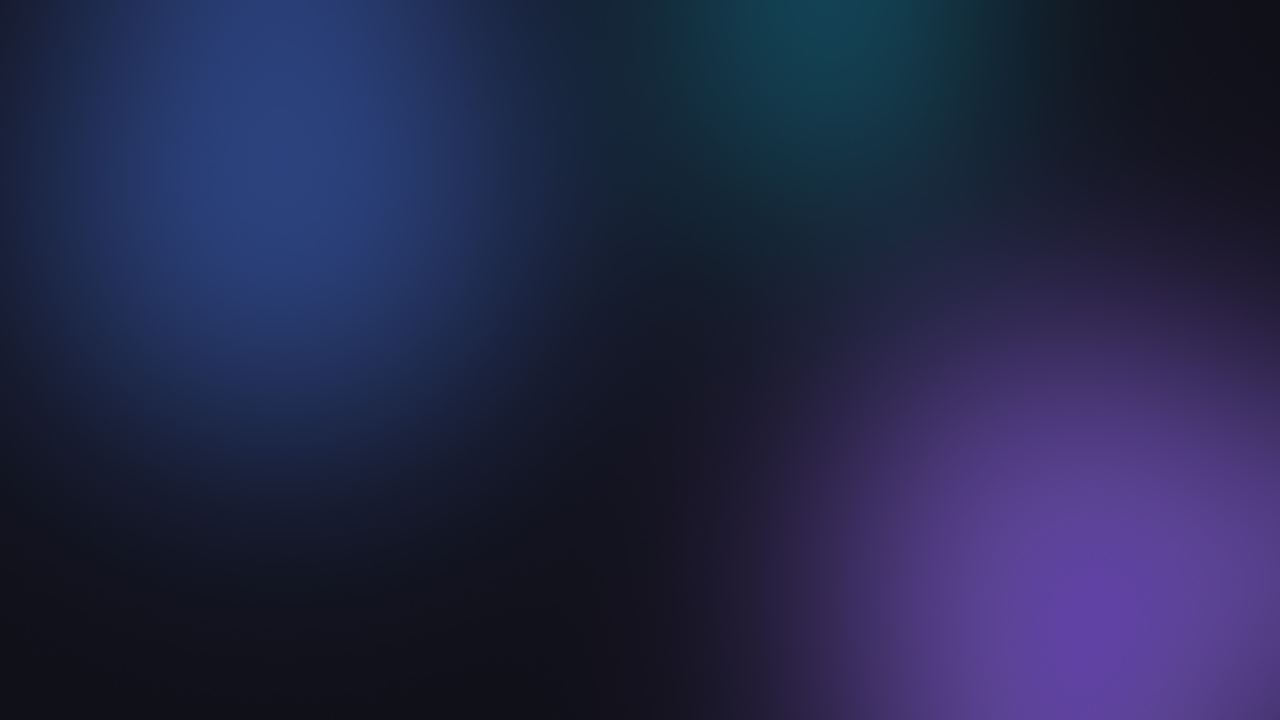
#> input picture assets/wallpapers/tams-default.jpg, 3840 x 2160 px (shown at 1/3 size)
$ python generate_colors_material.py --path ../../../assets/wallpapers/tams-default.jpg
#> lines starting #> are read from the running program, lines starting #| are printed output that depends on the picture
#!/usr/bin/env -S\_/bin/sh\_-c\_"source\_\$(eval\_echo\_\$TAMS_DOTS_VENV)/bin/activate&&exec\_python\_-E\_"\$0"\_"\$@""
import argparse
import math
import json
from PIL import Image
from materialyoucolor.quantize import QuantizeCelebi
from materialyoucolor.score.score import Score
from materialyoucolor.hct import Hct
from materialyoucolor.dynamiccolor.material_dynamic_colors import MaterialDynamicColors
from materialyoucolor.utils.color_utils import (rgba_from_argb, argb_from_rgb, argb_from_rgba)
from materialyoucolor.utils.math_utils import (sanitize_degrees_double, difference_degrees, rotation_direction)

parser = argparse.ArgumentParser(description='Color generation script')
parser.add_argument('--path', type=str, default=None, help='generate colorscheme from image')
parser.add_argument('--size', type=int , default=128 , help='bitmap image size')
parser.add_argument('--color', type=str, default=None, help='generate colorscheme from color')
parser.add_argument('--mode', type=str, choices=['dark', 'light'], default='dark', help='dark or light mode')
parser.add_argument('--scheme', type=str, default='vibrant', help='material scheme to use')
parser.add_argument('--smart', action='store_true', default=False, help='decide scheme type based on image color')
parser.add_argument('--transparency', type=str, choices=['opaque', 'transparent'], default='opaque', help='enable transparency')
parser.add_argument('--termscheme', type=str, default=None, help='JSON file containg the terminal scheme for generating term colors')
parser.add_argument('--harmony', type=float , default=0.8, help='(0-1) Color hue shift towards accent')
parser.add_argument('--harmonize_threshold', type=float , default=100, help='(0-180) Max threshold angle to limit color hue shift')
parser.add_argument('--term_fg_boost', type=float , default=0.35, help='Make terminal foreground more different from the background')
parser.add_argument('--blend_bg_fg', action='store_true', default=False, help='Shift terminal background or foreground towards accent')
parser.add_argument('--cache', type=str, default=None, help='file path to store the generated color')
parser.add_argument('--debug', action='store_true', default=False, help='debug mode')
args = parser.parse_args()

rgba_to_hex = lambda rgba: "#{:02X}{:02X}{:02X}".format(rgba[0], rgba[1], rgba[2])
argb_to_hex = lambda argb: "#{:02X}{:02X}{:02X}".format(*map(round, rgba_from_argb(argb)))
hex_to_argb = lambda hex_code: argb_from_rgb(int(hex_code[1:3], 16), int(hex_code[3:5], 16), int(hex_code[5:], 16))
display_color = lambda rgba : "\x1B[38;2;{};{};{}m{}\x1B[0m".format(rgba[0], rgba[1], rgba[2], "\x1b[7m   \x1b[7m")

def calculate_optimal_size (width: int, height: int, bitmap_size: int) -> (int, int):
    image_area = width * height;
    bitmap_area = bitmap_size ** 2
    scale = math.sqrt(bitmap_area/image_area) if image_area > bitmap_area else 1
    new_width = round(width * scale)
    new_height = round(height * scale)
    if new_width == 0:
        new_width = 1
    if new_height == 0:
        new_height = 1
    return new_width, new_height

def harmonize (design_color: int, source_color: int, threshold: float = 35, harmony: float = 0.5) -> int:
    from_hct = Hct.from_int(design_color)
    to_hct = Hct.from_int(source_color)
    difference_degrees_ = difference_degrees(from_hct.hue, to_hct.hue)
    rotation_degrees = min(difference_degrees_ * harmony, threshold)
    output_hue = sanitize_degrees_double(
        from_hct.hue + rotation_degrees * rotation_direction(from_hct.hue, to_hct.hue)
    )
    return Hct.from_hct(output_hue, from_hct.chroma, from_hct.tone).to_int()

def boost_chroma_tone (argb: int, chroma: float = 1, tone: float = 1) -> int:
    hct = Hct.from_int(argb)
    return Hct.from_hct(hct.hue, hct.chroma * chroma, hct.tone * tone).to_int()

darkmode = (args.mode == 'dark')
transparent = (args.transparency == 'transparent')

if args.path is not None:
    image = Image.open(args.path)
#> image is the input picture: PIL image 3840x2160 RGB; mean R, G, B 35.9, 39.4, 72.9

    if image.format == "GIF":
        image.seek(1)

    if image.mode in ["L", "P"]:
        image = image.convert('RGB')
    wsize, hsize = image.size
#> wsize = 3840; hsize = 2160
    wsize_new, hsize_new = calculate_optimal_size(wsize, hsize, args.size)
#> wsize_new = 171; hsize_new = 96
    if wsize_new < wsize or hsize_new < hsize:
        image = image.resize((wsize_new, hsize_new), Image.Resampling.BICUBIC)
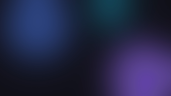
#> image: PIL image 171x96 RGB; mean R, G, B 35.9, 39.4, 72.9
#> (the run stopped early here; a loop or call above may not have finished)
